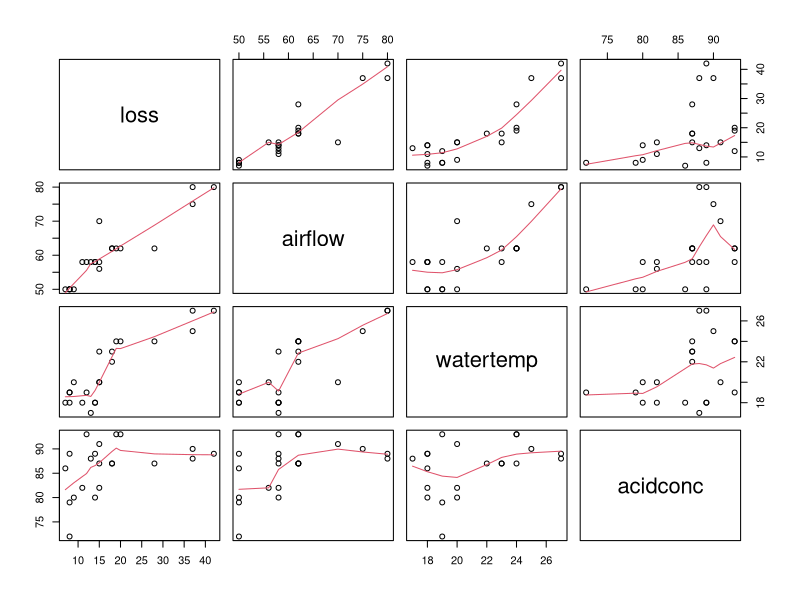
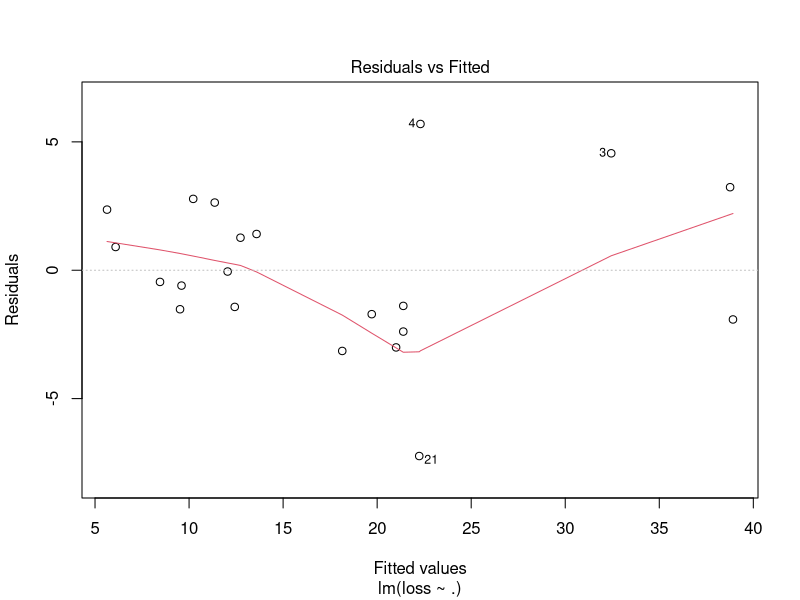
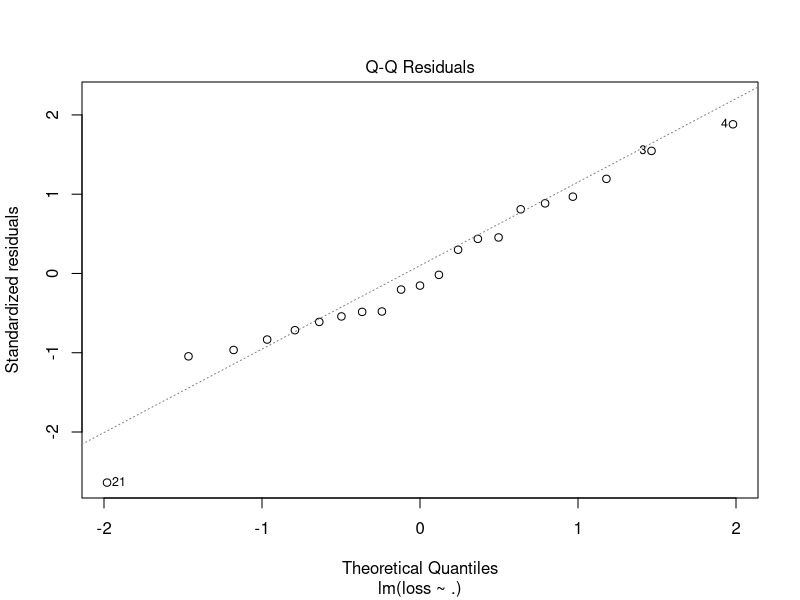
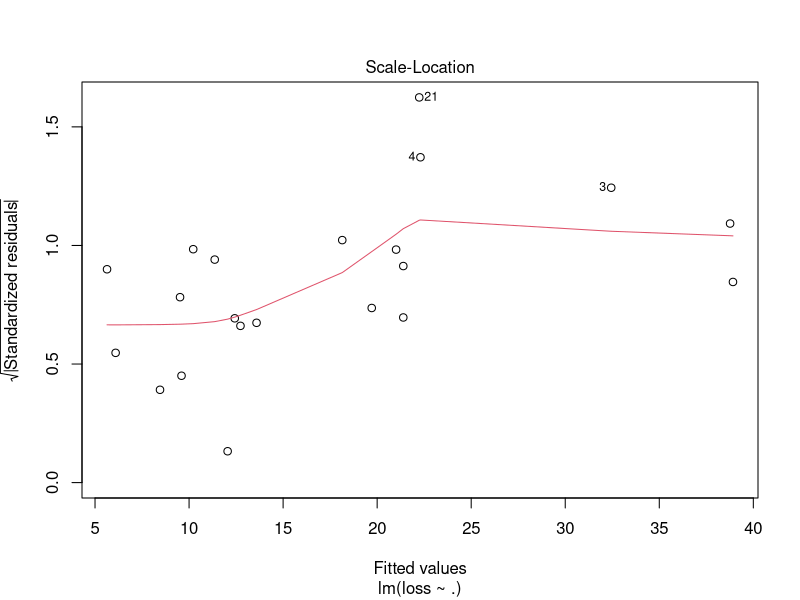
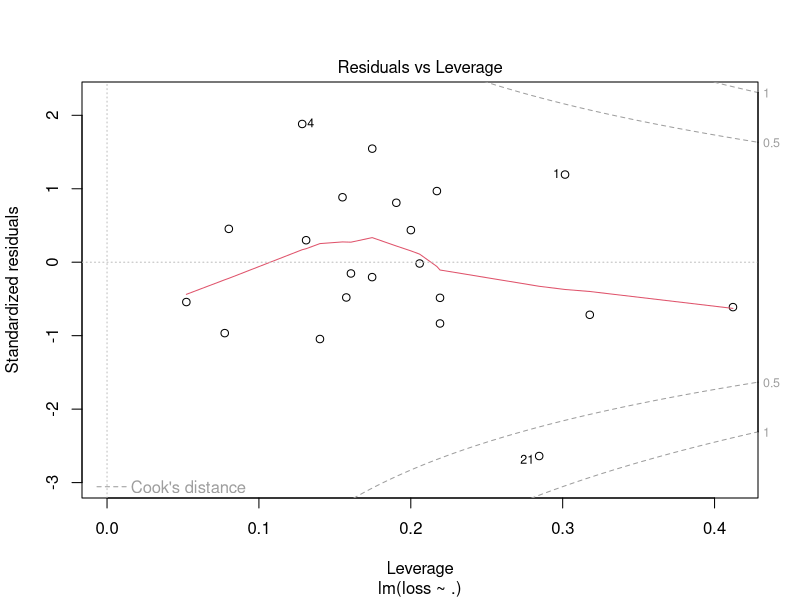
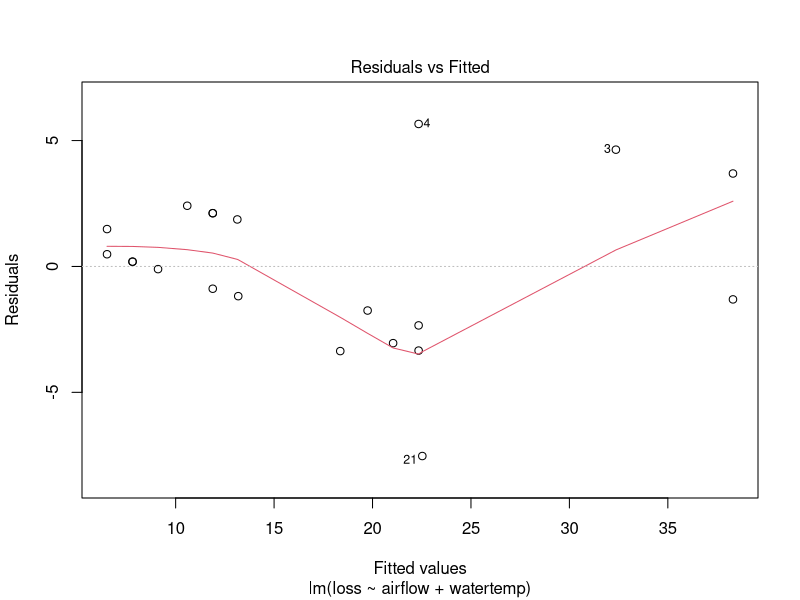
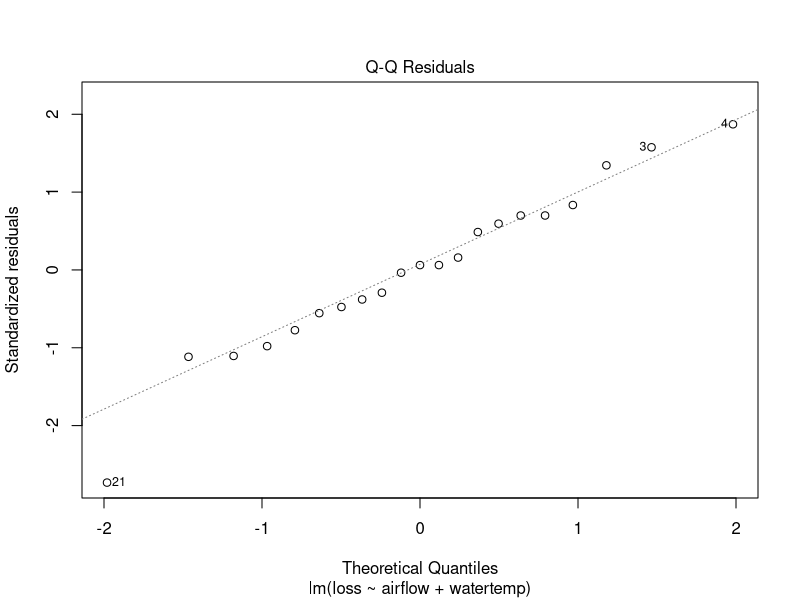
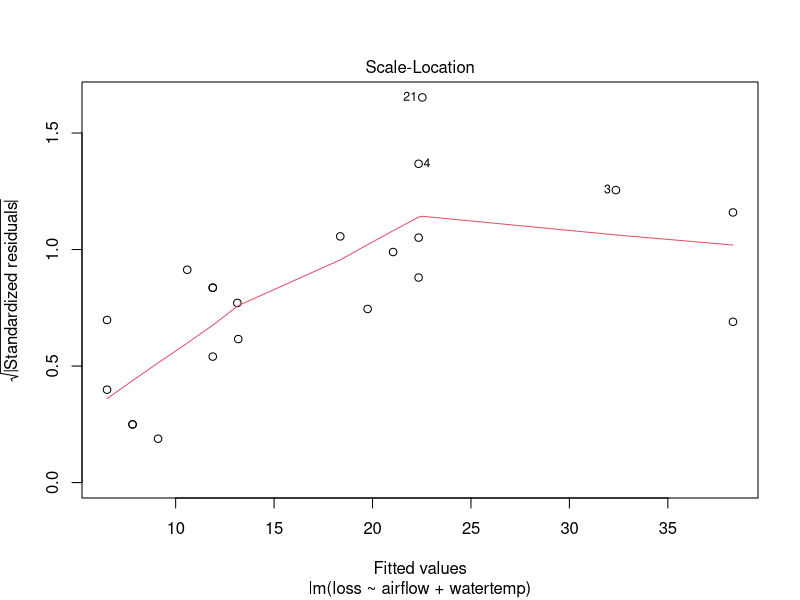

Recreate these plots in R, in order.
setwd("/home/bebi/DTU_Studies/Applied Statistics/Day_2/Day2/")
process <- read.table("process.txt", header = TRUE)

## Determine whether air flow, temperature of water, or concentration of acid influence on the process loss by a graphical comparison.
pairs(process, panel = panel.smooth)

## Determine whether air flow, temperature of water or concentration of acid influence on the process loss by analysing each variable using simple linear regression.
lmAirflow <- lm(loss ~ airflow, data = process)
summary(lmAirflow)

lmWatertemp <- lm(loss ~ watertemp, data = process)
summary(lmWatertemp)

lmAcidconc <- lm(loss ~ acidconc, data = process)
summary(lmAcidconc)

## Determine whether air flow, temperature of water or concentration of acid influence on the process loss using multiple linear regression?
lm1 <- lm(loss ~ ., process)
summary(lm1)
lm2 <- update(lm1, ~. - acidconc)
summary(lm1)

## Is there evidence of multicollinearity? = independency
cor(process)

## Plot the residuals and analyse the results. Which x-variable should be removed if we want to reduce the model?
plot(lm1)
plot(lm2)




